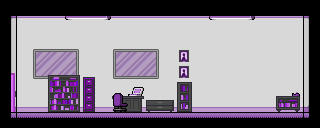

This game map was drawn from its Tiled (.tmx) file and the tilesets committed beside it. A one-line description and the full map source follow:
An orthogonal 20x8 tile map with 16x16 px tiles, 6 tile layers (Background, Walls, Door, Windows, ...), 4 tilesets and 4 objects (Door, Key, Jugador, NPCBase).

<map version="1.10" tiledversion="1.10.1" orientation="orthogonal" renderorder="right-down" width="20" height="8" tilewidth="16" tileheight="16" infinite="0" nextlayerid="11" nextobjectid="5">
 <editorsettings>
  <export target="mapa_planta_4_1_purple.json" format="json" />
 </editorsettings>
 <tileset firstgid="1" name="tiles_architecture_purple" tilewidth="16" tileheight="16" tilecount="63" columns="9">
  <image source="../officeAssets/Architecture/tiles_architecture_purple.png" trans="ff00ff" width="144" height="112" />
 </tileset>
 <tileset firstgid="64" name="tiles_objects_purple" tilewidth="16" tileheight="16" tilecount="98" columns="14">
  <image source="../officeAssets/Objects/tiles_objects_purple.png" trans="ff00ff" width="224" height="112" />
 </tileset>
 <tileset firstgid="162" name="tiles_furniture_purple" tilewidth="16" tileheight="16" tilecount="336" columns="28">
  <image source="../officeAssets/Furniture/tiles_furniture_purple.png" trans="ff00ff" width="448" height="192" />
 </tileset>
 <tileset firstgid="498" name="tile_door_purple" tilewidth="16" tileheight="16" tilecount="54" columns="9">
  <image source="../officeAssets/Doors/tile_door_purple.png" trans="ff00ff" width="144" height="96" />
 </tileset>
 <layer id="1" name="Background" width="20" height="8">
  <data encoding="csv">
0,0,0,0,0,0,0,0,0,0,0,0,0,0,0,0,0,0,0,0,
0,1,2,2,2,2,2,2,2,2,2,2,2,2,2,2,2,2,3,0,
0,10,11,11,11,11,11,11,11,11,11,11,11,11,11,11,11,11,12,0,
0,10,11,11,11,11,11,11,11,11,11,11,11,11,11,11,11,11,12,0,
0,10,11,11,11,11,11,11,11,11,11,11,11,11,11,11,11,11,12,0,
0,10,11,11,11,11,11,11,11,11,11,11,11,11,11,11,11,11,12,0,
0,19,20,20,20,20,20,20,20,20,20,20,20,20,20,20,20,20,21,0,
0,0,0,0,0,0,0,0,0,0,0,0,0,0,0,0,0,0,0,0
</data>
 </layer>
 <layer id="2" name="Walls" width="20" height="8">
  <data encoding="csv">
46,46,46,46,46,46,46,46,46,46,46,46,46,46,46,46,46,46,46,46,
5,0,0,0,47,48,49,0,0,0,0,0,0,47,48,49,0,0,0,4,
14,0,0,0,0,0,0,0,0,0,0,0,0,0,0,0,0,0,0,13,
14,0,0,0,0,0,0,0,0,0,0,0,0,0,0,0,0,0,0,13,
14,0,0,0,0,0,0,0,0,0,0,0,0,0,0,0,0,0,0,13,
14,0,0,0,0,0,0,0,0,0,0,0,0,0,0,0,0,0,0,13,
23,0,0,0,0,0,0,0,0,0,0,0,0,0,0,0,0,0,0,22,
41,37,38,38,38,38,38,38,38,38,38,38,38,38,38,38,38,38,39,40
</data>
 </layer>
 <layer id="6" name="Door" width="20" height="8">
  <data encoding="csv">
0,0,0,0,0,0,0,0,0,0,0,0,0,0,0,0,0,0,0,0,
0,0,0,0,0,0,0,0,0,0,0,0,0,0,0,0,0,0,0,0,
0,0,0,0,0,0,0,0,0,0,0,0,0,0,0,0,0,0,0,0,
0,0,0,0,0,0,0,0,0,0,0,0,0,0,0,0,0,0,0,0,
498,0,0,0,0,0,0,0,0,0,0,0,0,0,0,0,0,0,0,0,
507,0,0,0,0,0,0,0,0,0,0,0,0,0,0,0,0,0,0,0,
516,0,0,0,0,0,0,0,0,0,0,0,0,0,0,0,0,0,0,0,
0,0,0,0,0,0,0,0,0,0,0,0,0,0,0,0,0,0,0,0
</data>
 </layer>
 <objectgroup id="9" name="Door">
  <object id="3" name="Door" x="14.2727" y="92.5455">
   <point />
  </object>
 </objectgroup>
 <objectgroup id="10" name="Key">
  <object id="4" name="Key" x="166.364" y="96">
   <point />
  </object>
 </objectgroup>
 <layer id="3" name="Windows" width="20" height="8">
  <data encoding="csv">
0,0,0,0,0,0,0,0,0,0,0,0,0,0,0,0,0,0,0,0,
0,0,0,0,0,0,0,0,0,0,0,0,0,0,0,0,0,0,0,0,
0,0,0,0,0,0,0,0,0,0,0,0,0,0,0,0,0,0,0,0,
0,0,7,8,9,0,0,7,8,9,0,0,0,0,0,0,0,0,0,0,
0,0,25,26,27,0,0,25,26,27,0,0,0,0,0,0,0,0,0,0,
0,0,0,0,0,0,0,0,0,0,0,0,0,0,0,0,0,0,0,0,
0,0,0,0,0,0,0,0,0,0,0,0,0,0,0,0,0,0,0,0,
0,0,0,0,0,0,0,0,0,0,0,0,0,0,0,0,0,0,0,0
</data>
 </layer>
 <layer id="4" name="Furniture" width="20" height="8">
  <data encoding="csv">
0,0,0,0,0,0,0,0,0,0,0,0,0,0,0,0,0,0,0,0,
0,0,0,0,0,0,0,0,0,0,0,0,0,0,0,0,0,0,0,0,
0,0,0,0,0,0,0,0,0,0,0,0,0,0,0,0,0,0,0,0,
0,0,0,0,0,0,0,0,0,0,0,77,0,0,0,0,0,0,0,0,
0,0,0,166,167,164,0,0,0,0,0,77,0,0,0,0,0,0,0,0,
0,0,0,194,195,192,0,0,75,0,0,193,0,0,0,0,0,209,150,0,
0,0,0,222,223,220,0,224,226,234,235,221,0,0,0,0,0,237,238,0,
0,0,0,0,0,0,0,0,0,0,0,0,0,0,0,0,0,0,0,0
</data>
 </layer>
 <objectgroup id="7" name="Jugador">
  <object id="1" name="Jugador" type="Jugador" x="233.878" y="100.758">
   <point />
  </object>
 </objectgroup>
 <layer id="5" name="Chairs" width="20" height="8">
  <data encoding="csv">
0,0,0,0,0,0,0,0,0,0,0,0,0,0,0,0,0,0,0,0,
0,0,0,0,0,0,0,0,0,0,0,0,0,0,0,0,0,0,0,0,
0,0,0,0,0,0,0,0,0,0,0,0,0,0,0,0,0,0,0,0,
0,0,0,0,0,0,0,0,0,0,0,0,0,0,0,0,0,0,0,0,
0,0,0,0,0,0,0,0,0,0,0,0,0,0,0,0,0,0,0,0,
0,0,0,0,0,0,0,143,0,0,0,0,0,0,0,0,0,0,0,0,
0,0,0,0,0,0,0,157,0,0,0,0,0,0,0,0,0,0,0,0,
0,0,0,0,0,0,0,0,0,0,0,0,0,0,0,0,0,0,0,0
</data>
 </layer>
 <objectgroup id="8" name="NPCS">
  <object id="2" name="Archie" type="NPCBase" x="103.333" y="79">
   <properties>
    <property name="key" value="NPCArchie" />
   </properties>
   <point />
  </object>
 </objectgroup>
</map>
